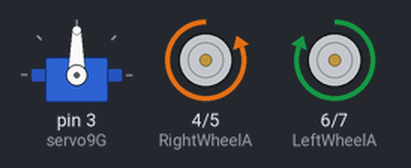
This sketch was run on a simulated Arduino Uno, built with avr-gcc and run on an emulated ATmega328P. Shown: servo, motor-driver pin pairs drawn as motors (green arrow = first pin HIGH = forward, orange = second pin HIGH = backward, longer = more drive).

Above: at 0.12 s.
At 2.7 s:
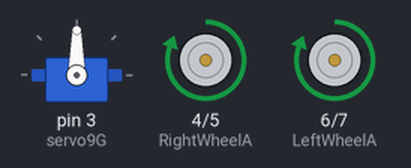
At 4.57 s:
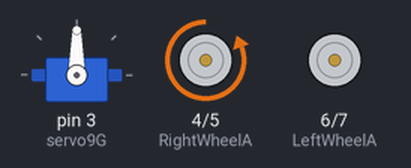
At 6.57 s:
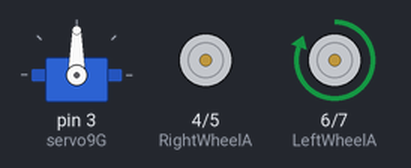
Timing chart, 0 to 7.0 s (numbered marks = the images above):
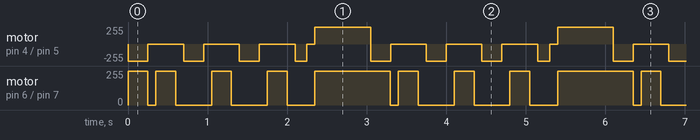

Measured:
- by itself, motor on pin 6 (LeftWheelA) / pin 7 (LeftWheelB): repeats every 3.1 s: stopped 0.10 s, 2 × (forward 255/255 0.25 s, stopped 0.45 s), forward 255/255 0.25 s, stopped 0.35 s, forward 255/255 0.95 s
- by itself, motor on pin 4 (RightWheelA) / pin 5 (RightWheelB): repeats every 3.1 s: 2 × (stopped 0.45 s, backward 255/255 0.25 s), stopped 0.45 s, backward 255/255 0.15 s, stopped 0.10 s, forward 255/255 0.70 s, backward 255/255 0.25 s

The sketch:

Rover_2WireL298_Test.ino
```cpp
/*
by Ray Scott for testing needs
for testing the Compact Rover and Bitty Rover
...
Connected to the L298 motor driver
 */

// include the library code:
#include <Servo.h>

Servo servo9G;

const int RightWheelA = 4; //digital pin
const int RightWheelB = 5; //PWM pin
const int LeftWheelA = 6; //PWM pin
const int LeftWheelB = 7; //digital pin
// this is the 4-wire mode without using actual PWM


void setup() {

  servo9G.attach(3); //analog pin 0

   // Motor Driver Setup
   pinMode(RightWheelA, OUTPUT);
   pinMode(RightWheelB, OUTPUT);
   pinMode(LeftWheelA, OUTPUT);
   pinMode(LeftWheelB, OUTPUT);

// end of "void setup"
}

void loop() {
   GoForward();
 //  servo9G.write(1500);
   delay(250); // turning time
   GoStop();
   delay(100);

   GoRight();
 //  servo9G.write(1000);
   delay(250); // turning time
   GoStop();
   delay(100);

   GoLeft();
 //  servo9G.write(2000);
   delay(250); // turning time
   GoStop();
   delay(100);

   GoRight();
 //  servo9G.write(1000);
   delay(250); // turning time
   GoStop();
   delay(100);

   GoLeft();
//   servo9G.write(2000);
   delay(250); // turning time
   GoStop();
   delay(100);

   GoRight();
//   servo9G.write(1000);
   delay(250); // turning time
   GoStop();
   delay(100);

   GoLeft();
//   servo9G.write(2000);
   delay(150); // turning time
   GoStop();
   delay(100);


   SpinRight();
   delay(700); // turning time


// end of main void loop
}


// now have special functions

void SpinLeft(){
  digitalWrite(LeftWheelA,LOW);
  digitalWrite(LeftWheelB,HIGH);
  digitalWrite(RightWheelB,HIGH);
  digitalWrite(RightWheelA,LOW);
}

void GoLeft(){
  digitalWrite(LeftWheelA,LOW);
  digitalWrite(LeftWheelB,LOW);
  digitalWrite(RightWheelB,HIGH);
  digitalWrite(RightWheelA,LOW);
}

void SpinRight(){
  digitalWrite(LeftWheelA,HIGH);
  digitalWrite(LeftWheelB,LOW);
  digitalWrite(RightWheelA,HIGH);
  digitalWrite(RightWheelB,LOW);
}

void GoRight(){
  digitalWrite(LeftWheelA,HIGH);
  digitalWrite(LeftWheelB,LOW);
  digitalWrite(RightWheelA,LOW);
  digitalWrite(RightWheelB,LOW);
}


void GoReverse(){
  digitalWrite(LeftWheelA,LOW);
  digitalWrite(LeftWheelB,HIGH);
  digitalWrite(RightWheelB,LOW);
  digitalWrite(RightWheelA,HIGH);


}
void GoForward(){
  digitalWrite(LeftWheelA,HIGH);
  digitalWrite(LeftWheelB,LOW);
  digitalWrite(RightWheelB,HIGH);
  digitalWrite(RightWheelA,LOW);
}

void GoStop(){
  digitalWrite(LeftWheelA,LOW);
  digitalWrite(LeftWheelB,LOW);
  digitalWrite(RightWheelB,LOW);
  digitalWrite(RightWheelA,LOW);
}
```
